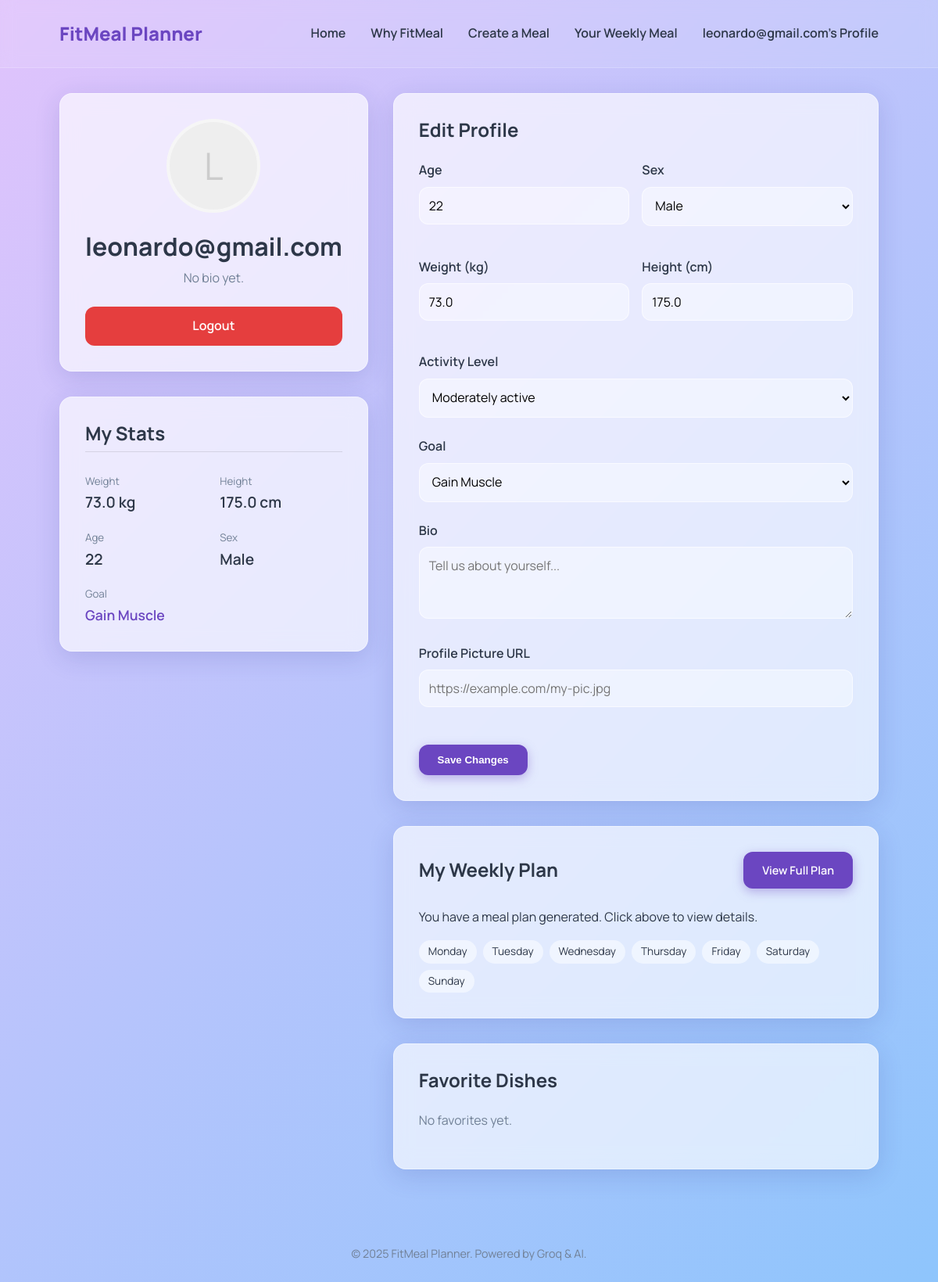
Page /profile (signed in) on the committed database.
### tables this page shows
CREATE TABLE user_profiles (
            user_id TEXT PRIMARY KEY,
            weight REAL,
            height REAL,
            sex TEXT,
            age INTEGER,
            goal TEXT,
            activity_level TEXT, bio TEXT, profile_pic TEXT,
            FOREIGN KEY (user_id) REFERENCES users (id)
        );

### app.py (the view, shortened to what this page needs)
@app.route('/profile', methods=['GET', 'POST'])
@login_required
def profile():
    user_id = session.get('user_id')
    message = None
    profile = database.get_user_profile(user_id)
    plan = database.get_plan(user_id)
    favorites = database.get_favorites(user_id)
    return render_template('profile.html', profile=profile, plan=plan, favorites=favorites, message=message)

### app.py (called while the page is built)
def login_required(f):
    from functools import wraps
    @wraps(f)
    def decorated_function(*args, **kwargs):
        if 'username' not in session:
            return redirect(url_for('login'))
        return f(*args, **kwargs)
    return decorated_function

### database.py (called while the page is built)
def get_db_connection():
    conn = sqlite3.connect(DB_NAME)
    conn.row_factory = sqlite3.Row
    return conn

def get_plan(user_id):
    conn = get_db_connection()
    row = conn.execute('SELECT plan_data FROM plans WHERE user_id = ?', (user_id,)).fetchone()
    conn.close()
    if row:
        return json.loads(row['plan_data'])
    return None

def get_user_profile(user_id):
    conn = get_db_connection()
    row = conn.execute('SELECT * FROM user_profiles WHERE user_id = ?', (user_id,)).fetchone()
    conn.close()
    if row:
        return dict(row)
    return None

def get_favorites(user_id):
    conn = get_db_connection()
    rows = conn.execute('SELECT * FROM favorites WHERE user_id = ?', (user_id,)).fetchall()
    conn.close()
    return [dict(row) for row in rows]

### templates/profile.html (shortened to what this page needs)
{% extends "base.html" %}
{% block content %}
<div class="container" style="padding-top: 2rem; padding-bottom: 4rem;">
    <div style="display: grid; grid-template-columns: 1fr 2fr; gap: 2rem; align-items: start;">
        <div style="display: flex; flex-direction: column; gap: 2rem;">
            <div class="glass-card" style="padding: 2rem; text-align: center;">
                <div style="width: 120px; height: 120px; border-radius: 50%; background: #eee; margin: 0 auto 1.5rem; overflow: hidden; border: 4px solid rgba(255,255,255,0.5);">
                    {% if profile and profile.profile_pic %}
                        <img src="{{ profile.profile_pic }}" alt="Profile Pic" style="width: 100%; height: 100%; object-fit: cover;">
                    {% else %}
                        <div style="width: 100%; height: 100%; display: flex; align-items: center; justify-content: center; font-size: 3rem; color: #ccc;">
                            {{ session.username[0] | upper }}
                        </div>
                    {% endif %}
                </div>
                <h2 style="margin-bottom: 0.5rem;">{{ session.username }}</h2>
                <p style="color: var(--color-text-muted); margin-bottom: 1.5rem;">{{ profile.bio if profile and profile.bio else "No bio yet." }}</p>
                <a href="{{ url_for('logout') }}" onclick="return confirm('Are you sure you want to logout?');" class="btn" style="background: #e53e3e; color: white; width: 100%;">Logout</a>
            </div>
            <div class="glass-card" style="padding: 2rem;">
                <h3 style="margin-bottom: 1.5rem; border-bottom: 1px solid rgba(0,0,0,0.1); padding-bottom: 0.5rem;">My Stats</h3>
                <div style="display: grid; grid-template-columns: 1fr 1fr; gap: 1rem;">
                    <div>
                        <small style="color: var(--color-text-muted);">Weight</small>
                        <div style="font-size: 1.2rem; font-weight: 600;">{{ profile.weight if profile and profile.weight else "--" }} kg</div>
                    </div>
                    <div>
                        <small style="color: var(--color-text-muted);">Height</small>
                        <div style="font-size: 1.2rem; font-weight: 600;">{{ profile.height if profile and profile.height else "--" }} cm</div>
                    </div>
                    <div>
                        <small style="color: var(--color-text-muted);">Age</small>
                        <div style="font-size: 1.2rem; font-weight: 600;">{{ profile.age if profile and profile.age else "--" }}</div>
                    </div>
                    <div>
                        <small style="color: var(--color-text-muted);">Sex</small>
                        <div style="font-size: 1.2rem; font-weight: 600;">{{ profile.sex if profile and profile.sex else "--" }}</div>
                    </div>
                </div>
                <div style="margin-top: 1rem;">
                    <small style="color: var(--color-text-muted);">Goal</small>
                    <div style="font-size: 1.1rem; font-weight: 600; color: var(--color-accent);">{{ profile.goal if profile and profile.goal else "--" }}</div>
                </div>
            </div>
        </div>
        <div style="display: flex; flex-direction: column; gap: 2rem;">
            <div class="glass-card" style="padding: 2rem;">
                <h3 style="margin-bottom: 1.5rem;">Edit Profile</h3>
                <form action="{{ url_for('profile') }}" method="POST">
                    <div style="display: grid; grid-template-columns: 1fr 1fr; gap: 1rem;">
                        <div class="form-group">
                            <label for="age">Age</label>
                            <input type="number" id="age" name="age" value="{{ profile.age if profile else '' }}" min="1" max="120">
                        </div>
                        <div class="form-group">
                            <label for="sex">Sex</label>
                            <select id="sex" name="sex">
                                <option value="Male" {% if profile and profile.sex == 'Male' %}selected{% endif %}>Male</option>
                            </select>
                        </div>
                        <div class="form-group">
                            <label for="weight">Weight (kg)</label>
                            <input type="number" id="weight" name="weight" value="{{ profile.weight if profile else '' }}" step="0.1" min="1">
                        </div>
                        <div class="form-group">
                            <label for="height">Height (cm)</label>
                            <input type="number" id="height" name="height" value="{{ profile.height if profile else '' }}" min="1">
                        </div>
                    </div>
                    <div class="form-group" style="margin-top: 1rem;">
                        <label for="activity_level">Activity Level</label>
                        <select id="activity_level" name="activity_level">
                            <option value="Moderately active" {% if profile and profile.activity_level == 'Moderately active' %}selected{% endif %}>Moderately active</option>
                        </select>
                    </div>
                    <div class="form-group" style="margin-top: 1rem;">
                        <label for="goal">Goal</label>
                        <select id="goal" name="goal">
                            <option value="Gain Muscle" {% if profile and profile.goal == 'Gain Muscle' %}selected{% endif %}>Gain Muscle</option>
                        </select>
                    </div>
                    <div class="form-group" style="margin-top: 1rem;">
                        <label for="bio">Bio</label>
                        <textarea id="bio" name="bio" rows="3" placeholder="Tell us about yourself...">{{ profile.bio if profile and profile.bio else '' }}</textarea>
                    </div>
                    <div class="form-group" style="margin-top: 1rem;">
                        <label for="profile_pic">Profile Picture URL</label>
                        <input type="url" id="profile_pic" name="profile_pic" value="{{ profile.profile_pic if profile and profile.profile_pic else '' }}" placeholder="https://example.com/my-pic.jpg">
                    </div>
                    <button type="submit" class="btn btn-primary" style="margin-top: 1.5rem;">Save Changes</button>
                </form>
            </div>
            <div class="glass-card" style="padding: 2rem;">
                <div style="display: flex; justify-content: space-between; align-items: center; margin-bottom: 1.5rem;">
                    <h3 style="margin: 0;">My Weekly Plan</h3>
                    <a href="{{ url_for('plan') }}" class="btn btn-primary" style="font-size: 0.9rem;">View Full Plan</a>
                </div>
                {% if plan and plan.week_plan %}
                    <p>You have a meal plan generated. Click above to view details.</p>
                    <div style="display: flex; gap: 0.5rem; flex-wrap: wrap; margin-top: 1rem;">
                        {% for day in plan.week_plan %}
                            <span style="background: rgba(255,255,255,0.5); padding: 0.25rem 0.75rem; border-radius: 20px; font-size: 0.85rem;">{{ day }}</span>
                        {% endfor %}
                    </div>
                {% else %}
                    <p style="color: var(--color-text-muted);">No plan generated yet.</p>
                    <a href="{{ url_for('planner') }}" style="color: var(--color-accent); font-weight: 600;">Create one now &rarr;</a>
                {% endif %}
            </div>
            <div class="glass-card" style="padding: 2rem;">
                <h3 style="margin-bottom: 1.5rem;">Favorite Dishes</h3>
                {% if favorites %}
                    <ul style="list-style: none; padding: 0;">
                        {% for fav in favorites %}
                        <li style="display: flex; justify-content: space-between; align-items: center; padding: 0.75rem 0; border-bottom: 1px solid rgba(0,0,0,0.05);">
                            <a href="{{ url_for('recipe', recipe_id=fav.recipe_id) }}" style="font-weight: 600; color: var(--color-text);">{{ fav.recipe_name }}</a>
                            <form action="{{ url_for('remove_favorite_route', recipe_id=fav.recipe_id) }}" method="POST" style="display: inline;">
                                <button type="submit" style="background: none; border: none; color: #e53e3e; cursor: pointer; font-size: 0.9rem;">Remove</button>
                            </form>
                        </li>
                        {% endfor %}
                    </ul>
                {% else %}
                    <p style="color: var(--color-text-muted);">No favorites yet.</p>
                {% endif %}
            </div>
        </div>
    </div>
</div>
{% endblock %}

### templates/base.html (shortened to what this page needs)
<!DOCTYPE html>
<html lang="en">
<head>
    <link rel="stylesheet" href="{{ url_for('static', filename='styles.css') }}">
</head>
<body>
    <header>
        <div class="container">
            <nav>
                <a href="{{ url_for('index') }}" class="logo">FitMeal Planner</a>
                <ul class="nav-links">
                    <li><a href="{{ url_for('index') }}">Home</a></li>
                    <li><a href="{{ url_for('about') }}">Why FitMeal</a></li>
                    {% if session.get('username') %}
                        <li><a href="{{ url_for('planner') }}">Create a Meal</a></li>
                        <li><a href="{{ url_for('plan') }}">Your Weekly Meal</a></li>
                        <li><a href="{{ url_for('profile') }}" style="font-weight: 600;">{{ session.username }}'s Profile</a></li>
                    {% else %}
                        <li><a href="{{ url_for('login') }}" class="btn btn-primary" style="padding: 0.5rem 1rem; color: white;">Login / Sign Up</a></li>
                    {% endif %}
                </ul>
            </nav>
        </div>
    </header>
    <main>
        {% block content %}{% endblock %}
    </main>
    <footer>
        <div class="container" style="text-align: center; padding: 2rem 0; color: var(--color-text-muted); font-size: 0.9rem;">
            &copy; 2025 FitMeal Planner. Powered by Groq & AI.
        </div>
    </footer>
</body>
</html>

### static/styles.css (style rules this page uses)
:root { --font-main: 'Manrope', sans-serif; --color-bg-gradient-start: #e0c3fc; --color-bg-gradient-end: #8ec5fc; --color-glass-bg: rgba(255, 255, 255, 0.65); --color-glass-border: rgba(255, 255, 255, 0.4); --color-text-main: #2d3748; --color-text-muted: #718096; --color-accent: #6b46c1; --color-accent-hover: #553c9a; --shadow-glass: 0 8px 32px 0 rgba(31, 38, 135, 0.15); --radius-card: 16px; --radius-btn: 12px; --transition-speed: 0.3s; }
* { box-sizing: border-box; margin: 0; padding: 0; }
body { font-family: var(--font-main); background: linear-gradient(135deg, var(--color-bg-gradient-start) 0%, var(--color-bg-gradient-end) 100%); color: var(--color-text-main); min-height: 100vh; line-height: 1.6; overflow-x: hidden; }
a { text-decoration: none; color: inherit; transition: color var(--transition-speed); }
ul { list-style: none; }
h1, h2, h3, h4, h5, h6 { font-weight: 700; line-height: 1.2; margin-bottom: 1rem; }
h2 { font-size: 2rem; }
h3 { font-size: 1.5rem; }
p { margin-bottom: 1rem; }
.container { width: 90%; max-width: 1200px; margin: 0 auto; padding: 0 1rem; }
.glass-card { background: var(--color-glass-bg); backdrop-filter: blur(12px); -webkit-backdrop-filter: blur(12px); border: 1px solid var(--color-glass-border); border-radius: var(--radius-card); box-shadow: var(--shadow-glass); padding: 2rem; }
.btn { display: inline-block; padding: 0.75rem 1.5rem; border-radius: var(--radius-btn); font-weight: 600; cursor: pointer; border: none; transition: all var(--transition-speed); text-align: center; }
.btn-primary { background-color: var(--color-accent); color: white; box-shadow: 0 4px 14px 0 rgba(107, 70, 193, 0.39); }
header { padding: 1.5rem 0; position: sticky; top: 0; z-index: 100; background: rgba(255, 255, 255, 0.1); backdrop-filter: blur(10px); -webkit-backdrop-filter: blur(10px); border-bottom: 1px solid rgba(255, 255, 255, 0.2); }
nav { display: flex; justify-content: space-between; align-items: center; }
.logo { font-size: 1.5rem; font-weight: 800; color: var(--color-accent); }
.nav-links { display: flex; gap: 2rem; }
.nav-links a { font-weight: 600; color: var(--color-text-main); position: relative; }
.nav-links a::after { content: ''; position: absolute; width: 0; height: 2px; bottom: -4px; left: 0; background-color: var(--color-accent); transition: width 0.3s; }
.form-group { margin-bottom: 1.5rem; }
label { display: block; margin-bottom: 0.5rem; font-weight: 600; color: var(--color-text-main); }
input, select, textarea { width: 100%; padding: 0.75rem; border-radius: var(--radius-btn); border: 1px solid rgba(255, 255, 255, 0.6); background: rgba(255, 255, 255, 0.4); font-family: inherit; font-size: 1rem; transition: all var(--transition-speed); }
main { animation: fadeIn 0.6s ease-out; }

### rows in the picture
user_profiles: bio "No bio yet.", weight "73.0", height "175.0", age "22", sex "Male", goal "Gain Muscle", activity_level "Moderately active"

### other values in the picture
{{ session.username }} "leonardo@gmail.com"
{{ session.username[0] | upper }} "L"
{{ day }} "Monday" "Tuesday" "Wednesday" "Thursday" "Friday" "Saturday" "Sunday"
